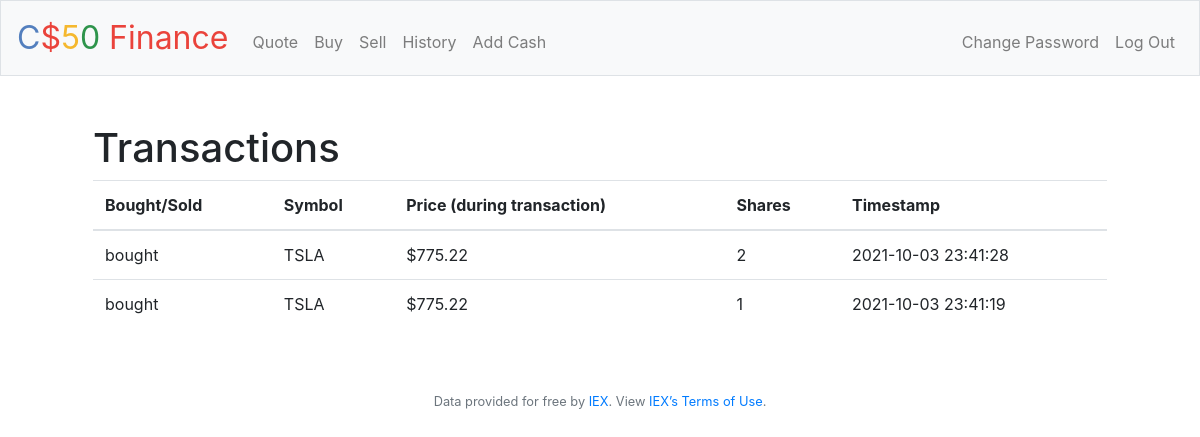
/history (signed in), run on an earlier commit of the app's database.
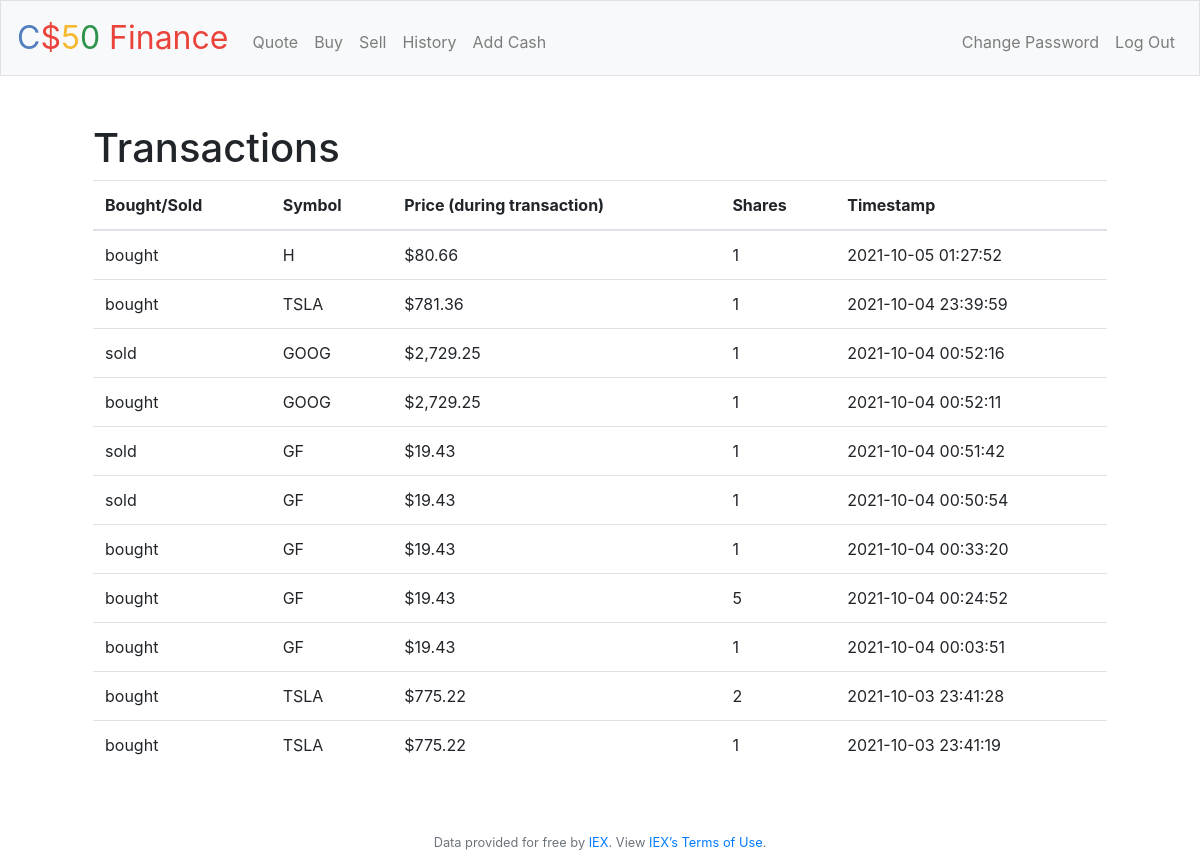
And on a later commit of the database.
### tables this page shows
CREATE TABLE 'transactions' (
  id INTEGER PRIMARY KEY NOT NULL,
  user_id INTEGER NOT NULL,'type' TEXT NOT NULL,
  date DATETIME DEFAULT CURRENT_TIMESTAMP,
  name TEXT NOT NULL,
  symbol TEXT NOT NULL,
  price NUMERIC NOT NULL,
  shares INTEGER NOT NULL,
  FOREIGN KEY(user_id) REFERENCES users(id)
);

### application.py (the view)
@app.route("/history")
@login_required
def history():
    user_id = session["user_id"]
    transactions = db.execute(
        "SELECT type, symbol, price, shares, date FROM transactions WHERE user_id=? ORDER BY date DESC", user_id)
    if not transactions:
        transactions = []
    return render_template("history.html", transactions=transactions)

### application.py (called while the page is built)
@app.after_request
def after_request(response):
    response.headers["Cache-Control"] = "no-cache, no-store, must-revalidate"
    response.headers["Expires"] = 0
    response.headers["Pragma"] = "no-cache"
    return response

### helpers.py (called while the page is built)
def login_required(f):
    @wraps(f)
    def decorated_function(*args, **kwargs):
        if session.get("user_id") is None:
            return redirect("/login")
        return f(*args, **kwargs)
    return decorated_function

def usd(value):
    return f"${value:,.2f}"

### templates/history.html (shortened to what this page needs)
{% extends "layout.html" %}
{% block main %}
<div class="container text-left">
  <h1>Transactions</h1>
  <table class="table">
    <thead>
      <th scope="col">Bought/Sold</th>
      <th scope="col">Symbol</th>
      <th scope="col">Price (during transaction)</th>
      <th scope="col">Shares</th>
      <th scope="col">Timestamp</th>
    </thead>
    <tbody>
      {% for transaction in transactions %}
      <tr>
        {% if transaction.type == "buy" %}
        <td>bought</td>
        {% else %}
        <td>sold</td>
        {% endif %}
        <td>{{ transaction.symbol }}</td>
        <td>{{ transaction.price | usd }}</td>
        <td>{{ transaction.shares }}</td>
        <td>{{ transaction.date }}</td>
      </tr>
      {% endfor %}
    </tbody>
  </table>
</div>
{% endblock %}

### templates/layout.html (shortened to what this page needs)
<!DOCTYPE html>
<html lang="en">
    <head>
        <link rel="stylesheet" href="https://cdn.jsdelivr.net/npm/bootstrap@4.5.3/dist/css/bootstrap.min.css">
        <link href="/static/styles.css" rel="stylesheet">
    </head>
    <body>
        <nav class="navbar navbar-expand-md navbar-light bg-light border">
            <a class="navbar-brand" href="/"><span class="blue">C</span><span class="red">$</span><span class="yellow">5</span><span class="green">0</span> <span class="red">Finance</span></a>
            <div class="collapse navbar-collapse" id="navbar">
                {% if session.user_id %}
                    <ul class="navbar-nav mr-auto mt-2">
                        <li class="nav-item"><a class="nav-link" href="/quote">Quote</a></li>
                        <li class="nav-item"><a class="nav-link" href="/buy">Buy</a></li>
                        <li class="nav-item"><a class="nav-link" href="/sell">Sell</a></li>
                        <li class="nav-item"><a class="nav-link" href="/history">History</a></li>
                        <li class="nav-item"><a class="nav-link" href="/addcash">Add Cash</a></li>
                    </ul>
                    <ul class="navbar-nav ml-auto mt-2">
                        <li class="nav-item"><a class="nav-link" href="/changepassword">Change Password</a></li>
                        <li class="nav-item"><a class="nav-link" href="/logout">Log Out</a></li>
                    </ul>
                {% else %}
                    <ul class="navbar-nav ml-auto mt-2">
                        <li class="nav-item"><a class="nav-link" href="/register">Register</a></li>
                        <li class="nav-item"><a class="nav-link" href="/login">Log In</a></li>
                    </ul>
                {% endif %}
            </div>
        </nav>
        <main class="container p-5">
            {% block main %}{% endblock %}
        </main>
        <footer class="small text-center text-muted">
            Data provided for free by <a href="https://iextrading.com/developer">IEX</a>. View <a href="https://iextrading.com/api-exhibit-a/">IEX’s Terms of Use</a>.
        </footer>
    </body>
</html>

### static/styles.css (style rules this page uses)
nav .navbar-brand { font-size: xx-large; }
nav .navbar-brand .blue { color: #537fbe; }
nav .navbar-brand .red { color: #ea433b; }
nav .navbar-brand .yellow { color: #f5b82e; }
nav .navbar-brand .green { color: #2e944b; }
main { overflow-x: auto; text-align: center; }

What changed in the data, as far as the page shows it:
added transactions: type "bought"
added transactions: type "bought"
added transactions: type "sold"
added transactions: type "bought"
added transactions: type "sold"
added transactions: type "sold"
added transactions: type "bought"
added transactions: type "bought"
added transactions: type "bought"
